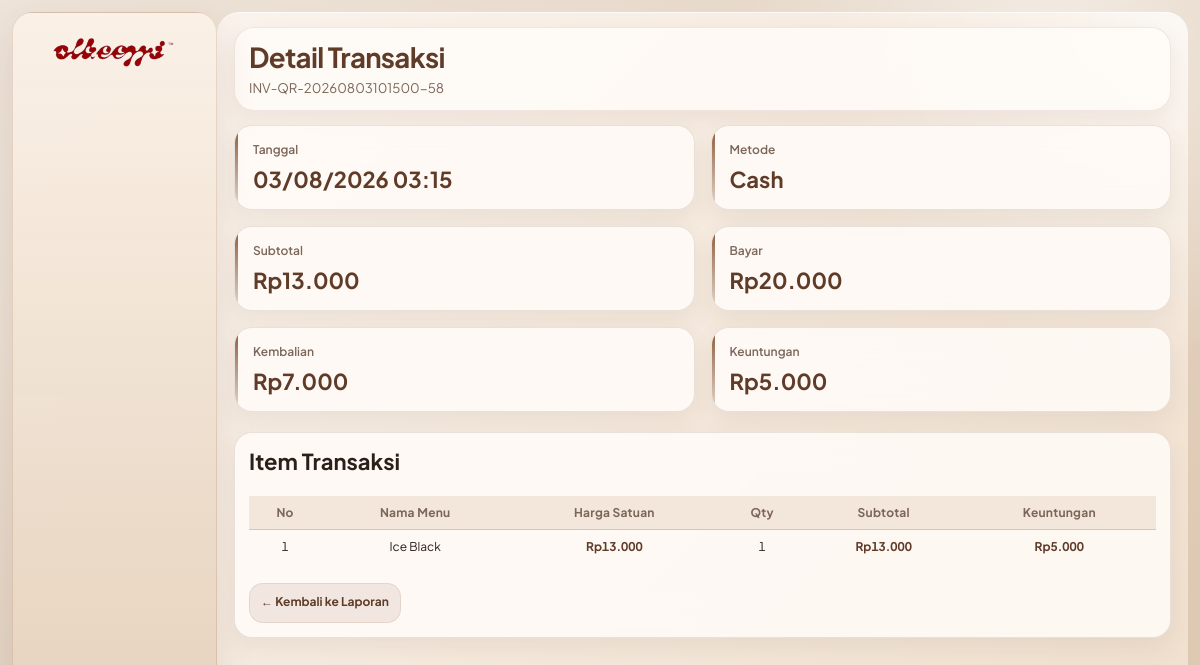
The page /laporan/detail.php?id=61 on the database its author committed.
### tables this page shows
CREATE TABLE `transaksi` (
  `id` int(11) NOT NULL AUTO_INCREMENT,
  `kode_transaksi` varchar(50) NOT NULL,
  `metode_pembayaran` enum('Cash','QRIS') NOT NULL,
  `subtotal` decimal(12,2) NOT NULL DEFAULT 0.00,
  `bayar` decimal(12,2) NOT NULL DEFAULT 0.00,
  `kembalian` decimal(12,2) NOT NULL DEFAULT 0.00,
  `total_profit` decimal(12,2) NOT NULL DEFAULT 0.00,
  `created_at` timestamp NOT NULL DEFAULT current_timestamp(),
  PRIMARY KEY (`id`),
  UNIQUE KEY `kode_transaksi` (`kode_transaksi`)
);

CREATE TABLE `transaksi_detail` (
  `id` int(11) NOT NULL AUTO_INCREMENT,
  `transaksi_id` int(11) NOT NULL,
  `menu_id` int(11) NOT NULL,
  `nama_menu` varchar(150) NOT NULL,
  `harga_satuan` decimal(12,2) NOT NULL,
  `keuntungan_satuan` decimal(12,2) NOT NULL,
  `qty` int(11) NOT NULL DEFAULT 1,
  `subtotal` decimal(12,2) NOT NULL,
  PRIMARY KEY (`id`),
  KEY `fk_transaksi_detail_transaksi` (`transaksi_id`),
  KEY `fk_transaksi_detail_menu` (`menu_id`),
  CONSTRAINT `fk_transaksi_detail_menu` FOREIGN KEY (`menu_id`) REFERENCES `menu` (`id`) ON DELETE CASCADE,
  CONSTRAINT `fk_transaksi_detail_transaksi` FOREIGN KEY (`transaksi_id`) REFERENCES `transaksi` (`id`) ON DELETE CASCADE
);

### laporan/detail.php (the view, shortened to what this page needs)
<?php
$transaksi_id = (int) $_GET['id'];
$transaksi_query = mysqli_query($conn, "
    SELECT *
    FROM transaksi
    WHERE id = $transaksi_id
");
$transaksi = mysqli_fetch_assoc($transaksi_query);
$detail_query = mysqli_query($conn, "
    SELECT *
    FROM transaksi_detail
    WHERE transaksi_id = $transaksi_id
    ORDER BY id ASC
");
?>
<!DOCTYPE html>
<html lang="id">
<head>
    <link rel="stylesheet" href="../css/style.css">
    <link rel="stylesheet" href="../css/pos.css">
</head>
<body>
<?php
include '../includes/sidebar.php';
?>
<div class="main-content">
    <div class="header">
        <div>
            <h1>Detail Transaksi</h1>
            <p><?= htmlspecialchars($transaksi['kode_transaksi']) ?></p>
        </div>
    </div>
    <div class="summary-grid">
        <div class="summary-card">
            <h3>Tanggal</h3>
            <strong><?= date('d/m/Y H:i', strtotime($transaksi['created_at'])) ?></strong>
        </div>
        <div class="summary-card">
            <h3>Metode</h3>
            <strong><?= htmlspecialchars($transaksi['metode_pembayaran']) ?></strong>
        </div>
        <div class="summary-card">
            <h3>Subtotal</h3>
            <strong>Rp<?= number_format($transaksi['subtotal'], 0, ',', '.') ?></strong>
        </div>
        <div class="summary-card">
            <h3>Bayar</h3>
            <strong>Rp<?= number_format($transaksi['bayar'], 0, ',', '.') ?></strong>
        </div>
        <div class="summary-card">
            <h3>Kembalian</h3>
            <strong>Rp<?= number_format($transaksi['kembalian'], 0, ',', '.') ?></strong>
        </div>
        <div class="summary-card">
            <h3>Keuntungan</h3>
            <strong>Rp<?= number_format($transaksi['total_profit'], 0, ',', '.') ?></strong>
        </div>
    </div>
    <div class="table-card">
        <h2 style="margin-bottom:20px;">Item Transaksi</h2>
        <table>
            <thead>
                <tr>
                    <th>No</th>
                    <th>Nama Menu</th>
                    <th>Harga Satuan</th>
                    <th>Qty</th>
                    <th>Subtotal</th>
                    <th>Keuntungan</th>
                </tr>
            </thead>
            <tbody>
                <?php if (mysqli_num_rows($detail_query) > 0): ?>
                    <?php $no = 1; ?>
                    <?php while ($item = mysqli_fetch_assoc($detail_query)): ?>
                        <tr>
                            <td><?= $no++ ?></td>
                            <td><?= htmlspecialchars($item['nama_menu']) ?></td>
                            <td class="money-cell">
                                Rp<?= number_format($item['harga_satuan'], 0, ',', '.') ?>
                            </td>
                            <td><?= $item['qty'] ?></td>
                            <td class="money-cell">
                                Rp<?= number_format($item['subtotal'], 0, ',', '.') ?>
                            </td>
                            <td class="money-cell">
                                Rp<?= number_format($item['keuntungan_satuan'] * $item['qty'], 0, ',', '.') ?>
                            </td>
                        </tr>
                    <?php endwhile; ?>
                <?php else: ?>
                    <tr>
                        <td colspan="6">Tidak ada detail transaksi.</td>
                    </tr>
                <?php endif; ?>
            </tbody>
        </table>
        <div style="margin-top:20px;">
            <a href="index.php" class="btn-stock">
                ← Kembali ke Laporan
            </a>
        </div>
    </div>
</div>
</body>
</html>

### includes/sidebar.php (shortened to what this page needs)
<?php
$home_path = function_exists('auth_home_path') ? auth_home_path() : '/pos_olbeemi/login.php';
?>
<div class="sidebar" id="appSidebar">
    <div class="sidebar-content">
        <div class="sidebar-header">
            <a href="<?= htmlspecialchars($home_path) ?>" class="sidebar-home-link">
                <img src="/pos_olbeemi/images/logo.png" alt="Olbeemi" class="sidebar-logo">
            </a>
        </div>
    </div>
</div>

### css/pos.css (style rules this page uses)
.money-cell { white-space: nowrap; font-weight: 700; color: var(--primary-dark); }
.summary-grid { display: grid; grid-template-columns: repeat(4, 1fr); gap: 16px; margin-bottom: 20px; }
.summary-card { position: relative; overflow: hidden; padding: 16px 18px; }
.summary-card::before { content: ''; position: absolute; inset: 0 auto 0 0; width: 3px; background: linear-gradient(180deg, var(--primary), rgba(138, 90, 59, 0.22)); }
.summary-card h3 { font-size: 12px; margin-bottom: 8px; color: var(--muted); }
.summary-card strong { font-size: 22px; font-weight: 700; color: var(--primary-dark); }
@media (max-width: 1300px) { .summary-grid { grid-template-columns: repeat(2, 1fr); } }

### rows shown on the page
transaksi: kode_transaksi "INV-QR-20260803101500-58", created_at "03/08/2026 03:15", metode_pembayaran "Cash", subtotal "13.000", bayar "20.000", kembalian "7.000", total_profit "5.000"
transaksi_detail: nama_menu "Ice Black", harga_satuan "13.000", qty "1", subtotal "13.000", $item['keuntungan_satuan'] * $item['qty'] "5.000"
